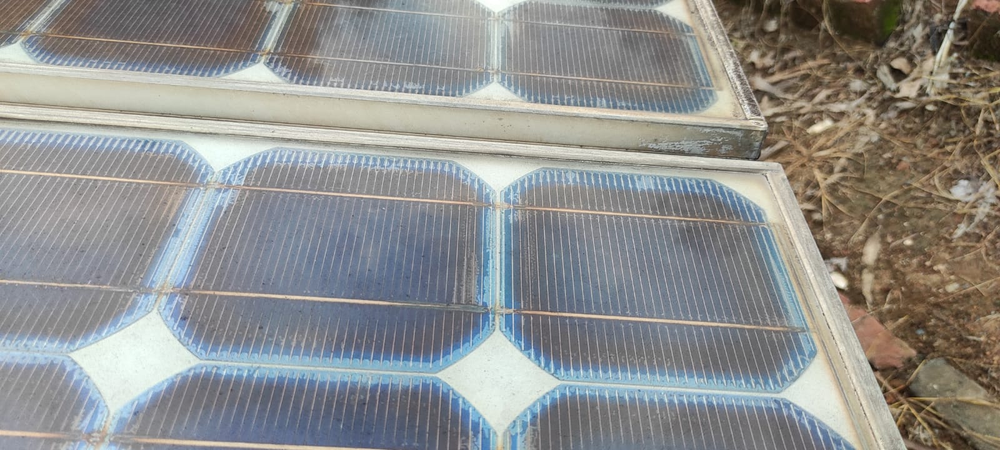
#> input picture dataset/img (1).png, 1000 x 450 px, shrunk from 1600 x 720 before the run, found by its file name; its folder holds only this picture in this run
$ python otsu_threshold.py
#> lines starting #> are read from the running program, lines starting #| are printed output that depends on the picture; after the words box and inside, x2 and y2 are one past the last pixel; in counts of white or black regions, pixels touching at a corner belong together
#> further down, img is the input picture: shape (450, 1000, 3); mean B, G, R 141.6, 143.2, 142.5
# Python program to illustrate
# Otsu thresholding type on an image

# organizing imports
import cv2
from cv2 import imshow
import numpy as np

# path to input image is specified and
# image is loaded with imread command


def otsu_threshold(img):
    # cv2.cvtColor is applied over the
    # image input with applied parameters
    # to convert the image in grayscale
    new_img = cv2.cvtColor(img, cv2.COLOR_BGR2GRAY)
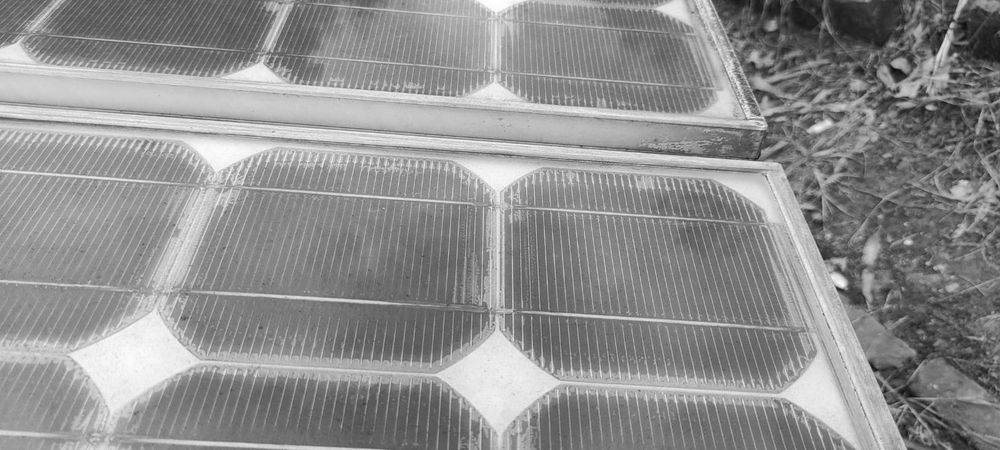
#> new_img: shape (450, 1000); min 10, max 255, mean 142.8
    new_img = np.invert(new_img)
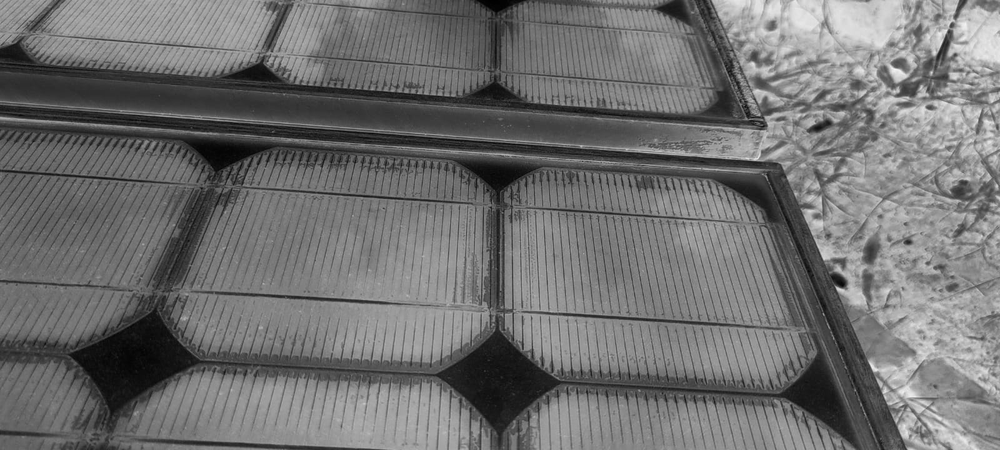
#> new_img: shape (450, 1000); min 0, max 245, mean 112.2

    # applying Otsu thresholding
    # as an extra flag in binary
    # thresholding
    ret, thresh1 = cv2.threshold(new_img,150,255,cv2.THRESH_BINARY)
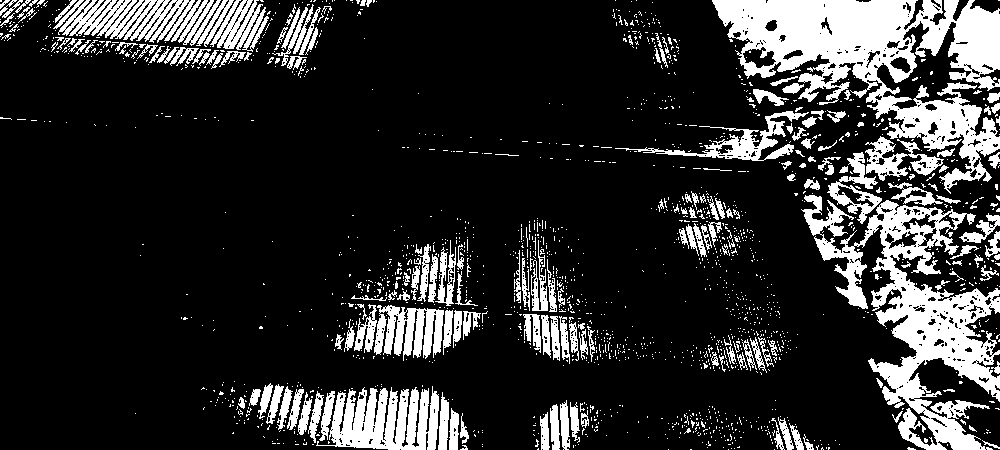
#> thresh1: shape (450, 1000); 18.3% white; 1795 white regions (1603 under 20 px), largest, box (x1, y1, x2, y2) and area: (712, 0, 1000, 194) 22402, (801, 195, 1000, 450) 16908, (316, 386, 439, 450) 5113

    # the window showing output image
    # with the corresponding thresholding
    # techniques applied to the input image
    # print(thresh1)

    # De-allocate any associated memory usage
    if cv2.waitKey(0) & 0xff == 27:
#> (key Esc is pressed here)
        cv2.destroyAllWindows()

    # thresh1 = cv2.GaussianBlur(thresh1,(7,7),cv2.BORDER_DEFAULT)

    return thresh1,new_img


if __name__ == '__main__':
    for i in range(1, 16):
        img = cv2.imread(f'dataset\img ({i}).png')
#> (the run stopped early here; a loop or call above may not have finished)
